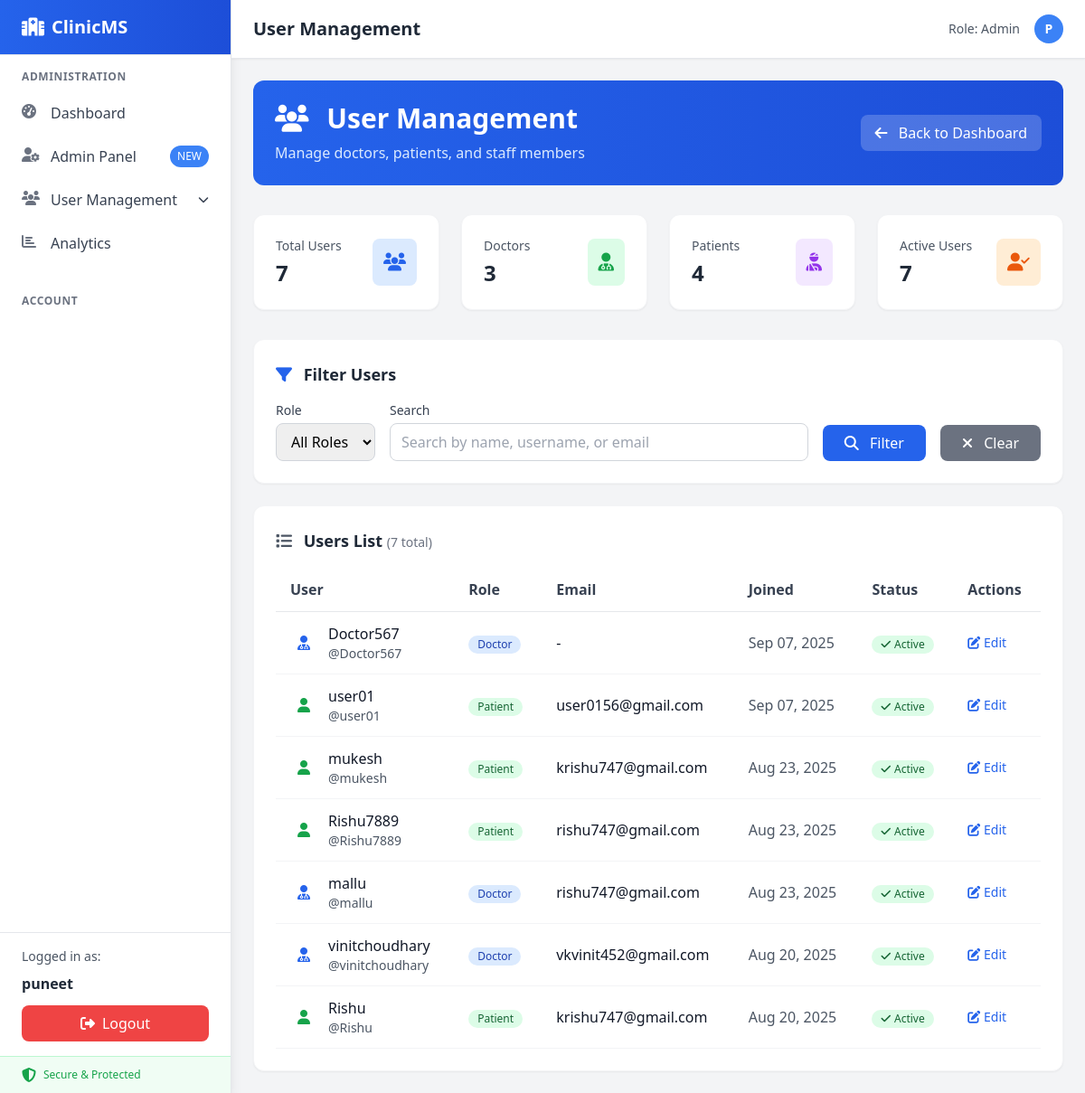
The app's page /dashboard/admin/users/ (signed in) with its own data.
### users/models.py (models this page shows, shortened)
class User(AbstractUser):
    ROLE_CHOICES = [
        ('admin', 'Admin'),
        ('doctor', 'Doctor'),
        ('patient', 'Patient'),
    ]
    role = models.CharField(max_length=10, choices=ROLE_CHOICES, default="patient")
    specialization = models.CharField(max_length=100, blank=True, null=True)  # Only for doctors

### users/views.py (the view, shortened to what this page needs)
# urls.py: path("dashboard/admin/users/", user_views.admin_users_list, name="admin_users_list"),
@login_required
def admin_users_list(request):
    if request.user.role != 'admin':
        messages.error(request, "Access denied.")
        return redirect('login')
    role_filter = request.GET.get('role', '')
    search_query = request.GET.get('search', '')
    users = User.objects.exclude(role='admin').order_by('-date_joined')
    if role_filter:
        users = users.filter(role=role_filter)
    paginator = Paginator(users, 25)
    page_number = request.GET.get('page')
    page_obj = paginator.get_page(page_number)
    stats = {
        'total_users': User.objects.exclude(role='admin').count(),
        'total_doctors': User.objects.filter(role='doctor').count(),
        'total_patients': User.objects.filter(role='patient').count(),
        'active_users': User.objects.filter(is_active=True).exclude(role='admin').count(),
    }
    context = {
        'page_obj': page_obj,
        'role_filter': role_filter,
        'search_query': search_query,
        'stats': stats,
    }
    return render(request, 'users/admin_users_list.html', context)

### users/templates/users/admin_users_list.html (shortened to what this page needs)
{% extends "base.html" %}
{% block header %}User Management{% endblock %}
{% block content %}
<div class="max-w-7xl mx-auto">
  <div class="bg-gradient-to-r from-blue-600 to-blue-700 rounded-xl p-6 mb-8 text-white">
    <div class="flex items-center justify-between">
      <div>
        <h1 class="text-3xl font-bold mb-2">
          <i class="fa-solid fa-users mr-3"></i>
          User Management
        </h1>
        <p class="text-blue-100">Manage doctors, patients, and staff members</p>
      </div>
      <a href="{% url 'dashboard_admin' %}"
         class="bg-white bg-opacity-20 hover:bg-opacity-30 text-white px-4 py-2 rounded-lg transition duration-200">
        <i class="fa-solid fa-arrow-left mr-2"></i>
        Back to Dashboard
      </a>
    </div>
  </div>
  <div class="grid grid-cols-1 md:grid-cols-4 gap-6 mb-8">
    <div class="bg-white rounded-xl p-6 shadow-sm border border-gray-100">
      <div class="flex items-center justify-between">
        <div>
          <p class="text-sm text-gray-600 mb-1">Total Users</p>
          <p class="text-2xl font-bold text-gray-800">{{ stats.total_users }}</p>
        </div>
        <div class="bg-blue-100 p-3 rounded-lg">
          <i class="fa-solid fa-users text-blue-600 text-xl"></i>
        </div>
      </div>
    </div>
    <div class="bg-white rounded-xl p-6 shadow-sm border border-gray-100">
      <div class="flex items-center justify-between">
        <div>
          <p class="text-sm text-gray-600 mb-1">Doctors</p>
          <p class="text-2xl font-bold text-gray-800">{{ stats.total_doctors }}</p>
        </div>
        <div class="bg-green-100 p-3 rounded-lg">
          <i class="fa-solid fa-user-doctor text-green-600 text-xl"></i>
        </div>
      </div>
    </div>
    <div class="bg-white rounded-xl p-6 shadow-sm border border-gray-100">
      <div class="flex items-center justify-between">
        <div>
          <p class="text-sm text-gray-600 mb-1">Patients</p>
          <p class="text-2xl font-bold text-gray-800">{{ stats.total_patients }}</p>
        </div>
        <div class="bg-purple-100 p-3 rounded-lg">
          <i class="fa-solid fa-user-injured text-purple-600 text-xl"></i>
        </div>
      </div>
    </div>
    <div class="bg-white rounded-xl p-6 shadow-sm border border-gray-100">
      <div class="flex items-center justify-between">
        <div>
          <p class="text-sm text-gray-600 mb-1">Active Users</p>
          <p class="text-2xl font-bold text-gray-800">{{ stats.active_users }}</p>
        </div>
        <div class="bg-orange-100 p-3 rounded-lg">
          <i class="fa-solid fa-user-check text-orange-600 text-xl"></i>
        </div>
      </div>
    </div>
  </div>
  <div class="bg-white rounded-xl p-6 shadow-sm border border-gray-100 mb-6">
    <h3 class="text-lg font-semibold text-gray-800 mb-4">
      <i class="fa-solid fa-filter mr-2 text-blue-600"></i>
      Filter Users
    </h3>
    <form method="get" class="flex flex-wrap items-end gap-4">
      <div>
        <label class="block text-sm font-medium text-gray-700 mb-1">Role</label>
        <select name="role" class="border border-gray-300 rounded-lg px-3 py-2 focus:ring-2 focus:ring-blue-500">
          <option value="">All Roles</option>
        </select>
      </div>
      <div class="flex-1 min-w-64">
        <label class="block text-sm font-medium text-gray-700 mb-1">Search</label>
        <input
          type="text"
          name="search"
          value="{{ search_query }}"
          placeholder="Search by name, username, or email"
          class="w-full border border-gray-300 rounded-lg px-3 py-2 focus:ring-2 focus:ring-blue-500"
        />
      </div>
      <button
        type="submit"
        class="bg-blue-600 hover:bg-blue-700 text-white px-6 py-2 rounded-lg transition duration-200"
      >
        <i class="fa-solid fa-search mr-2"></i>
        Filter
      </button>
      <a
        href="{% url 'admin_users_list' %}"
        class="bg-gray-500 hover:bg-gray-600 text-white px-6 py-2 rounded-lg transition duration-200"
      >
        <i class="fa-solid fa-times mr-2"></i>
        Clear
      </a>
    </form>
  </div>
  <div class="bg-white rounded-xl shadow-sm border border-gray-100">
    <div class="p-6">
      <h3 class="text-lg font-semibold text-gray-800 mb-4">
        <i class="fa-solid fa-list mr-2 text-gray-600"></i>
        Users List
        {% if page_obj %}
          <span class="text-sm font-normal text-gray-500">
            ({{ page_obj.paginator.count }} total)
          </span>
        {% endif %}
      </h3>
      {% if page_obj %}
        <div class="overflow-x-auto">
          <table class="w-full">
            <thead>
              <tr class="border-b border-gray-200">
                <th class="text-left py-3 px-4 font-semibold text-gray-700">User</th>
                <th class="text-left py-3 px-4 font-semibold text-gray-700">Role</th>
                <th class="text-left py-3 px-4 font-semibold text-gray-700">Email</th>
                <th class="text-left py-3 px-4 font-semibold text-gray-700">Joined</th>
                <th class="text-left py-3 px-4 font-semibold text-gray-700">Status</th>
                <th class="text-left py-3 px-4 font-semibold text-gray-700">Actions</th>
              </tr>
            </thead>
            <tbody>
              {% for user in page_obj %}
              <tr class="border-b border-gray-100 hover:bg-gray-50">
                <td class="py-3 px-4">
                  <div class="flex items-center">
                    <div class="bg-{{ user.role|default:'gray' }}-100 p-2 rounded-full mr-3">
                      {% if user.role == 'doctor' %}
                        <i class="fa-solid fa-user-doctor text-blue-600"></i>
                      {% elif user.role == 'patient' %}
                        <i class="fa-solid fa-user text-green-600"></i>
                      {% else %}
                        <i class="fa-solid fa-user text-gray-600"></i>
                      {% endif %}
                    </div>
                    <div>
                      <p class="font-medium text-gray-900">
                        {{ user.get_full_name|default:user.username }}
                      </p>
                      <p class="text-sm text-gray-600">@{{ user.username }}</p>
                    </div>
                  </div>
                </td>
                <td class="py-3 px-4">
                  <span class="inline-flex items-center px-2.5 py-0.5 rounded-full text-xs font-medium
                    {% if user.role == 'doctor' %}bg-blue-100 text-blue-800
                    {% elif user.role == 'patient' %}bg-green-100 text-green-800
                    {% else %}bg-gray-100 text-gray-800{% endif %}">
                    {{ user.role|title }}
                  </span>
                </td>
                <td class="py-3 px-4 text-gray-900">{{ user.email|default:'-' }}</td>
                <td class="py-3 px-4 text-gray-600">{{ user.date_joined|date:"M d, Y" }}</td>
                <td class="py-3 px-4">
                  {% if user.is_active %}
                    <span class="inline-flex items-center px-2.5 py-0.5 rounded-full text-xs font-medium bg-green-100 text-green-800">
                      <i class="fa-solid fa-check mr-1"></i>
                      Active
                    </span>
                  {% else %}
                    <span class="inline-flex items-center px-2.5 py-0.5 rounded-full text-xs font-medium bg-red-100 text-red-800">
                      <i class="fa-solid fa-times mr-1"></i>
                      Inactive
                    </span>
                  {% endif %}
                </td>
                <td class="py-3 px-4">
                  <div class="flex space-x-2">
                    <a href="/admin/users/user/{{ user.id }}/change/"
                       class="text-blue-600 hover:text-blue-800 text-sm">
                      <i class="fa-solid fa-edit"></i>
                      Edit
                    </a>
                  </div>
                </td>
              </tr>
              {% endfor %}
            </tbody>
          </table>
        </div>
      {% else %}
        <div class="text-center py-8 text-gray-500">
          <i class="fa-solid fa-exclamation-triangle text-4xl mb-4 text-gray-300"></i>
          <p>Unable to load user data. Please check your configuration.</p>
        </div>
      {% endif %}
    </div>
  </div>
</div>
{% endblock %}

### users/templates/base.html (shortened to what this page needs)
<!DOCTYPE html>
<html lang="en">
  <head>
    <script src="https://cdn.tailwindcss.com"></script>
  </head>
  <body class="bg-gray-100 font-sans">
    <div class="flex h-screen">
      <aside class="w-64 bg-white shadow-lg border-r border-gray-200 flex flex-col">
        <div class="px-6 py-4 border-b border-gray-200 bg-gradient-to-r from-blue-600 to-blue-700">
          <div class="flex items-center space-x-2 text-white">
            <i class="fa-solid fa-hospital text-xl"></i>
            <span class="text-xl font-bold">ClinicMS</span>
          </div>
        </div>
        <nav class="flex-1 overflow-y-auto">
          <ul class="py-2">
            {% if user.is_authenticated %}
              {% if user.role == "admin" %}
                <li class="px-6 py-2 text-xs font-semibold text-gray-500 uppercase tracking-wider">Administration</li>
                <li>
                  <a href="{% url 'dashboard_admin' %}" class="flex items-center px-6 py-3 text-gray-700 hover:bg-gray-50 hover:text-blue-600 transition-colors duration-200">
                    <i class="fa-solid fa-tachometer-alt w-5 h-5 mr-3 text-gray-500"></i>
                    <span>Dashboard</span>
                  </a>
                </li>
                <li>
                  <a href="/admin/" class="flex items-center px-6 py-3 text-gray-700 hover:bg-gray-50 hover:text-blue-600 transition-colors duration-200">
                    <i class="fa-solid fa-user-gear w-5 h-5 mr-3 text-gray-500"></i>
                    <span>Admin Panel</span>
                    <span class="ml-auto bg-blue-500 text-white text-xs px-2 py-1 rounded-full">NEW</span>
                  </a>
                </li>
                <li class="nav-group">
                  <a href="#" class="nav-group-toggle flex items-center px-6 py-3 text-gray-700 hover:bg-gray-50 hover:text-blue-600 transition-colors duration-200" onclick="toggleDropdown(this, event)">
                    <i class="fa-solid fa-users w-5 h-5 mr-3 text-gray-500"></i>
                    <span>User Management</span>
                    <i class="fa-solid fa-chevron-down ml-auto text-xs transition-transform duration-200"></i>
                  </a>
                </li>
                <li>
                  <a href="#" class="flex items-center px-6 py-3 text-gray-700 hover:bg-gray-50 hover:text-blue-600 transition-colors duration-200">
                    <i class="fa-solid fa-chart-bar w-5 h-5 mr-3 text-gray-500"></i>
                    <span>Analytics</span>
                  </a>
                </li>
              {% endif %}
              <li class="px-6 py-2 text-xs font-semibold text-gray-500 uppercase tracking-wider mt-6">Account</li>
            {% endif %}
          </ul>
        </nav>
        <div class="border-t border-gray-200 mt-auto">
          {% if user.is_authenticated %}
            <div class="px-6 py-4">
              <div class="text-sm text-gray-600 mb-2">Logged in as:</div>
              <div class="font-semibold text-gray-800 mb-3">{{ user.username }}</div>
              <a
                href="{% url 'logout' %}"
                class="flex items-center justify-center w-full bg-red-500 hover:bg-red-600 text-white py-2 px-4 rounded-lg transition-colors duration-200"
              >
                <i class="fa-solid fa-sign-out-alt mr-2"></i>
                Logout
              </a>
            </div>
          {% endif %}
          <div class="px-6 py-3 bg-green-50 border-t border-green-200">
            <div class="flex items-center text-green-600">
              <i class="fa-solid fa-shield-alt w-4 h-4 mr-2"></i>
              <span class="text-xs font-medium">Secure & Protected</span>
            </div>
          </div>
        </div>
      </aside>
      <main class="flex-1 flex flex-col">
        <header class="bg-white shadow-sm border-b border-gray-200 px-6 py-4 flex justify-between items-center">
          <h1 class="text-xl font-semibold text-gray-800">
            {% block header %}{% endblock %}
          </h1>
          {% if user.is_authenticated %}
          <div class="flex items-center space-x-4">
            <span class="text-sm text-gray-600">Role: {{ user.role|title }}</span>
            <div class="w-8 h-8 bg-blue-500 rounded-full flex items-center justify-center">
              <span class="text-white text-sm font-semibold">{{ user.username|first|upper }}</span>
            </div>
          </div>
          {% endif %}
        </header>
        <div class="flex-1 overflow-y-auto p-6">
          {% block content %}{% endblock %}
        </div>
      </main>
    </div>
  </body>
</html>

### records on screen
User: username "puneet", role "Admin", username|first "P"
User: get_full_name "Doctor567", username "Doctor567", role "Doctor", email "-", date_joined "Sep 07, 2025", is_active True (drawn)
User: get_full_name "user01", username "user01", role "Patient", email "user0156@gmail.com", date_joined "Sep 07, 2025", is_active True (drawn)
User: get_full_name "mukesh", username "mukesh", role "Patient", email "krishu747@gmail.com", date_joined "Aug 23, 2025", is_active True (drawn)
User: get_full_name "Rishu7889", username "Rishu7889", role "Patient", email "rishu747@gmail.com", date_joined "Aug 23, 2025", is_active True (drawn)
User: get_full_name "mallu", username "mallu", role "Doctor", email "rishu747@gmail.com", date_joined "Aug 23, 2025", is_active True (drawn)
User: get_full_name "vinitchoudhary", username "vinitchoudhary", role "Doctor", email "vkvinit452@gmail.com", date_joined "Aug 20, 2025", is_active True (drawn)
User: get_full_name "Rishu", username "Rishu", role "Patient", email "krishu747@gmail.com", date_joined "Aug 20, 2025", is_active True (drawn)

### other values on screen
{{ stats.total_users }} "7"
{{ stats.total_doctors }} "3"
{{ stats.total_patients }} "4"
{{ stats.active_users }} "7"
{{ page_obj.paginator.count }} "7"
